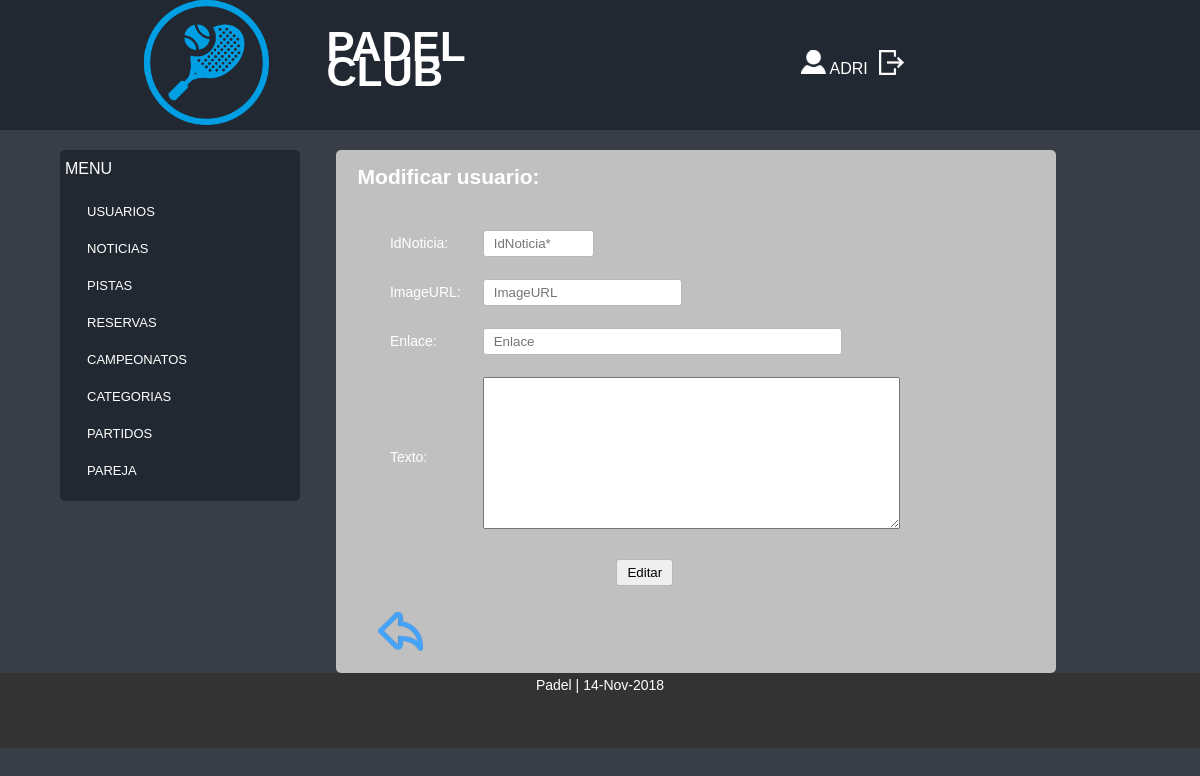
Page /Controllers/NOTICIAS_Controller.php?action=EDIT&idNoticia=1 (signed in) on the earlier database version.
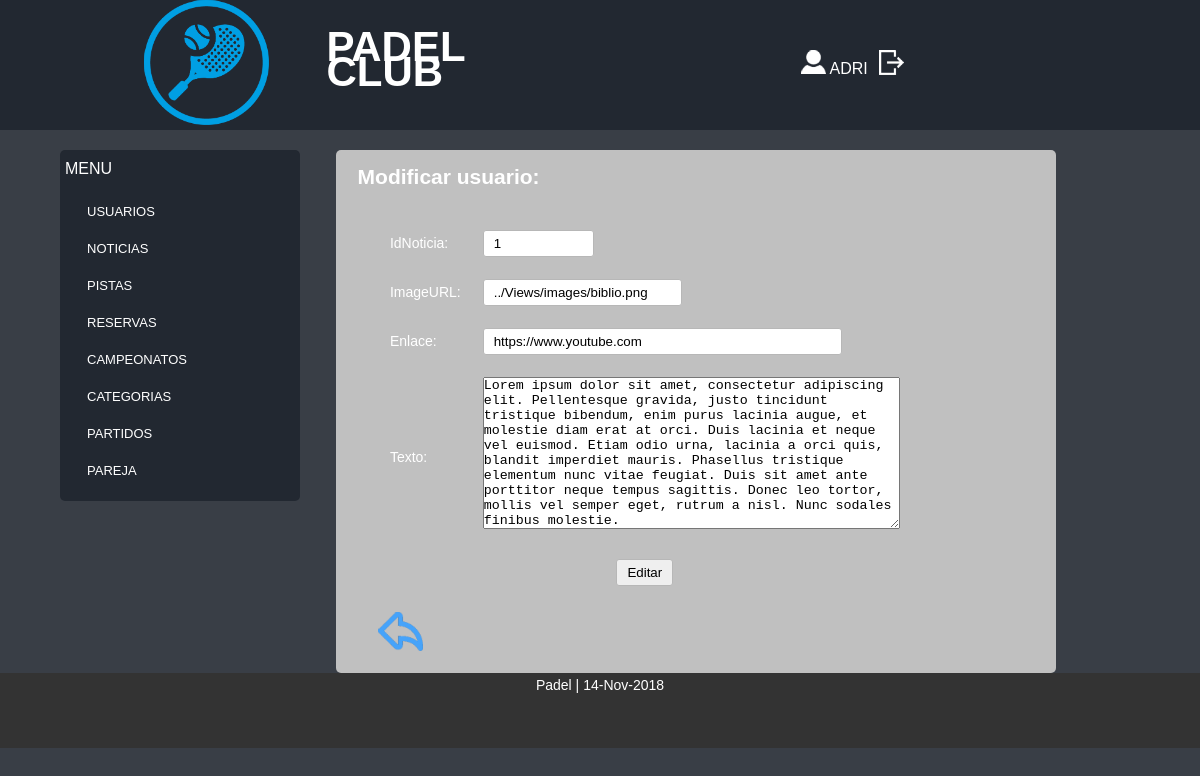
Same page on the later database version.
### tables this page shows
CREATE TABLE `NOTICIA` (
  `idNoticia` int(11) NOT NULL,
  `imageURL` varchar(50) DEFAULT NULL,
  `enlace` varchar(50) DEFAULT NULL,
  `texto` text NOT NULL
);

### Models/NOTICIAS_Model.php (called while the page is built, shortened)
<?php
class NOTICIAS_Model {
	var $idNoticia;
	var $mysqli;
function __construct($idNoticia,$imageURL,$enlace,$texto){
	$this->idNoticia = $idNoticia;
	include_once 'Access_DB.php';
	$this->mysqli = ConnectDB();
}
function RellenaDatos(){
    $sql = "SELECT `idNoticia`, `imageURL`, `enlace`, `texto` from NOTICIA where idNoticia = '$this->idNoticia'";
	$result = $this->mysqli->query($sql);
	if($result ->num_rows >0){
		$tupla = mysqli_fetch_assoc($result);
		return $tupla;
	}
	else{
		return  false;
	}
}
}
?>

### Models/Access_DB.php (called while the page is built)
<?php
function ConnectDB()
{
    $mysqli = new mysqli("", 'root', '' , 'ABP_11');
	if ($mysqli->connect_errno) {
		include '../View/MESSAGE_View.php';
		new MESSAGE("Fallo al conectar a MySQL: (" . $mysqli->connect_errno . ") " . $mysqli->connect_error, './index.php');
		return false;
	}
	else{
		return $mysqli;
	}
}
?>

### Views/NOTICIA_EDIT_View.php (the view)
<?php
class MODIFY_NOTICIA {
	function __construct($valores,$volver){
		$this->datos=$valores;
		$this->volver=$volver;
		$this->render();
	}
	function render(){
		include 'Header.php';
?>
<h2 style="color:white;">Modificar usuario:</h2>
				<div style="overflow-x:auto;color:white;">
					<form name="editUser" id="editUser" action="./NOTICIAS_Controller.php?action=EDIT" onChange="validarEditarUser()" onLoad="validarEditarUser()" method="POST" enctype="multipart/form-data" onsubmit="return encriptar()">
						 <table>
							<tr>
								<td>IdNoticia: </td>
								<td><input class="form-est" type="text" id="idNoticia" name="idNoticia" size="9" maxlength="9" placeholder="IdNoticia*" value="<? echo $this->datos['idNoticia']?>" onBlur="comprobarTexto(this,this.size)" required readonly></td>
							</tr>
							<tr>
								<td>ImageURL:</td>
								<td><input class="form-est" type="text" id="imageURL" name="imageURL" size="20" maxlength="50" placeholder="ImageURL" value="<? echo $this->datos['imageURL']?>" onBlur="comprobarTexto(this,this.size)" required></td>
							</tr>
							<tr>
								<td>Enlace: </td>
								<td><input class="form-est" type="url" id="enlace" name="enlace" size="40" maxlength="50" placeholder="Enlace" value="<? echo $this->datos['enlace']?>" onBlur="comprobarAlfabetico(this,this.size)" required></td>
							</tr>
							<tr>
								<td>Texto: </td>
								<td><textarea rows="10" cols="50" name="texto" id="texto" form="editUser"><? echo $this->datos['texto']?></textarea></td>
							</tr>
							<tr>
								<td colspan="2" align="center"><input class="form-est" type="submit" id="editar" name="editar" value="Editar"></td>
							</tr>
						 </table>
						 <p><a href="<?php echo $this->volver; ?>"><img src="../Views/images/atras.png" title="Atrás" alt="Atrás"></a></p>
					</form>
				</div>
<?php
	include 'Footer.php';
	}
}
?>

Differences in the rows shown:
added noticia: idNoticia "1", imageURL "../Views/images/biblio.png", enlace "https://www.youtube.com", texto "Lorem ipsum dolor sit amet, consectetur adipiscing elit. Pellentesque gravida, justo tincidunt tristique bibendum, enim purus lacinia augue, et molestie diam erat at orci. Duis lacinia et neque vel euismod. Etiam odio urna, lacinia a orci quis, blandit imperdiet mauris. Phasellus tristique elementum nunc vitae feugiat. Duis sit amet ante porttitor neque tempus sagittis. Donec leo tortor, mollis vel semper eget, rutrum a nisl. Nunc sodales finibus molestie."
